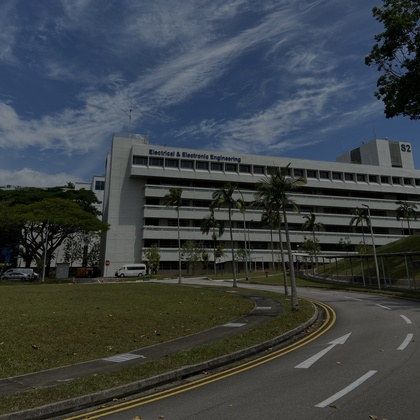
%> input picture Assignment 1/Images/I4.jpg, 420 x 420 px, shrunk from 3024 x 3024 before the run
$ octave Histogram.m   (GNU Octave 9; MATLAB toolbox functions it lacks are replaced by stand-ins)
%> lines starting %> are read from the running program, lines starting %| are printed output that depends on the picture
clear all;
clc
I=imread('I4.jpg');           %读入图像；
%> I is the input picture: size 420x420x3 uint8; mean R, G, B 59.6, 65.9, 68.8
J=rgb2gray(I);                  %彩色图转换成灰度图；
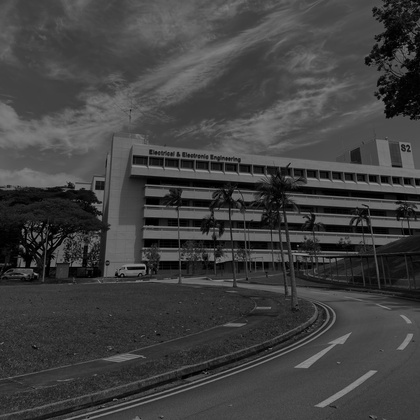
%> J: size 420x420 uint8; min 0, max 149, mean 64.3
figure,imshow(J);
title('Original');
[m n]=size(J);
%> m = 420; n = 420
pro=zeros(1,256);
sum=zeros(1,256);

for i=1:m
    for j=1:n
    pro(J(i,j)+1)=pro(J(i,j)+1)+1;
    end
end
%> after the loop, pro = 256 values, max 3947 at index 66, min 0 at index 151, mean 689.1

sum(1)=pro(1);

for g=2:256
    sum(g)=pro(g)+sum(g-1);
end
%> after the loop, sum = 256 values from 636 to 176400

newim=zeros(m,n);
sum=sum.*255/(m*n);      %概率分布函数
%> sum = 256 values from 0.919 to 255

for i=1:m
    for j=1:n
      newim(i,j) =uint8(sum(J(i,j)+1));
      if newim(i,j)>255
          newim(i,j)=255; %重新分布灰度值
      end
    end
end
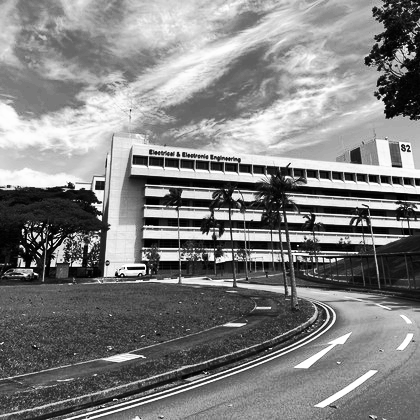
%> newim: size 420x420 double; min 1, max 255, mean 128.8


figure,imshow(uint8(newim) );
title('自己编写的直方图均衡化处理结果');

figure,histeq(J);
title('Histogram Equalization');

figure,
